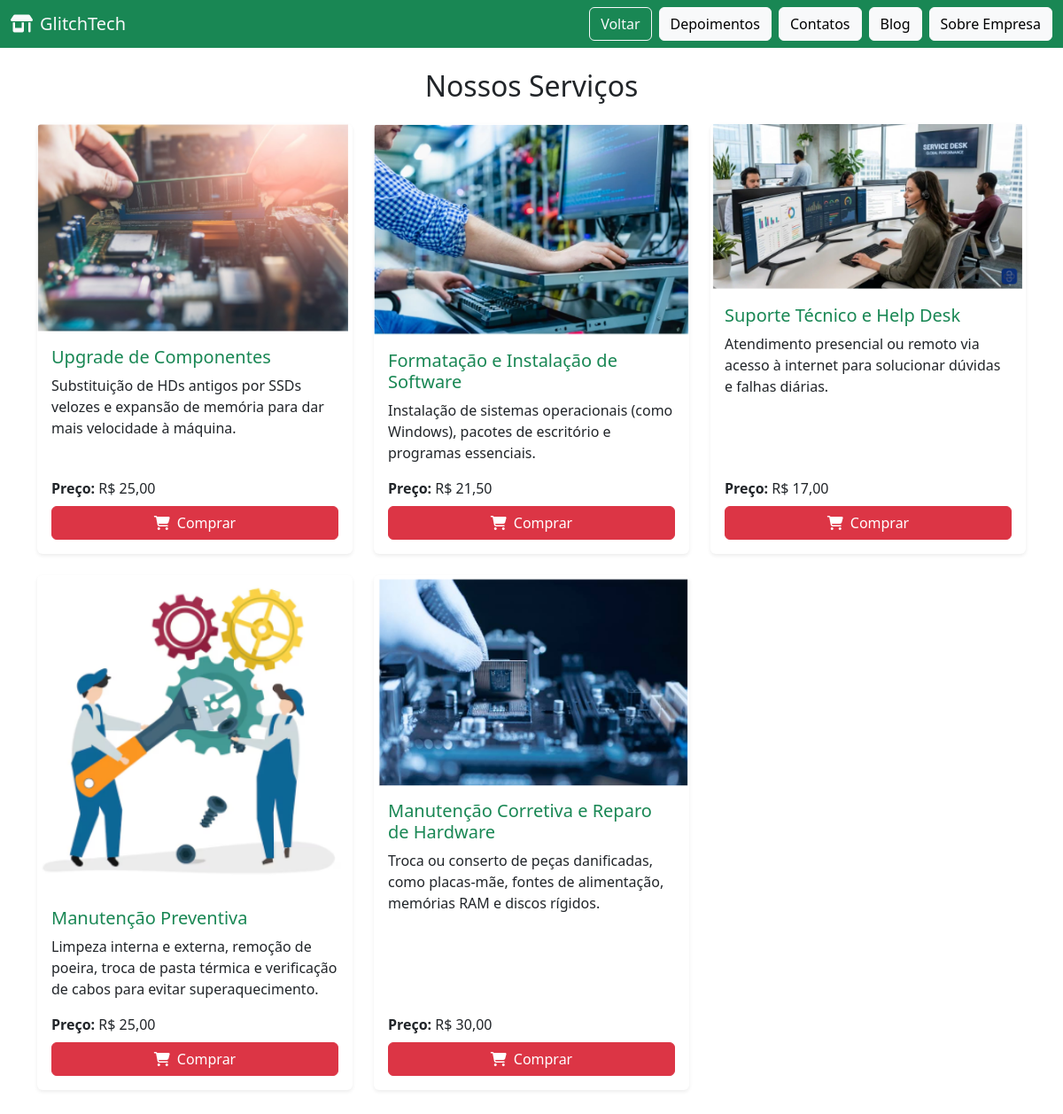
Page /servicos.php on the committed database.
### tables this page shows
CREATE TABLE `servicos` (
  `id` int(10) UNSIGNED NOT NULL,
  `titulo` varchar(140) NOT NULL,
  `descricao` text NOT NULL,
  `preco` decimal(10,2) NOT NULL,
  `imagem` varchar(255) NOT NULL,
  `alt_texto` varchar(140) NOT NULL
);

### servicos.php (the view, shortened to what this page needs)
<?php
require_once "conexao.php";
$sql = "SELECT id, titulo, descricao, preco, imagem, alt_texto FROM servicos ORDER BY id ASC";
$resultado = $conexao->query($sql);
$servicos = [];
if ($resultado && $resultado->num_rows > 0) {
    while ($linha = $resultado->fetch_assoc()) {
        $servicos[] = $linha;
    }
}
?>
<!doctype html>
<html lang="pt-BR">
  <head>
    <link href="https://cdn.jsdelivr.net/npm/bootstrap@5.3.8/dist/css/bootstrap.min.css" rel="stylesheet">
    <link rel="stylesheet" href="https://cdnjs.cloudflare.com/ajax/libs/font-awesome/6.5.1/css/all.min.css">
  </head>
  <body>
    <nav class="navbar bg-success mb-4" data-bs-theme="dark">
      <div class="container-fluid align-items-center">
        <a href="pagina-principal.html" class="navbar-brand mb-0 h1 text-light d-flex align-items-center gap-2">
          <i class="fa-solid fa-shop"></i> GlitchTech
        </a>
        <div class="d-flex gap-2 ms-auto">
          <a href="index.html" class="btn btn-outline-light">Voltar</a>
          <a href="depoimentos.html" class="btn btn-light">Depoimentos</a>
          <a href="contatos.html" class="btn btn-light">Contatos</a>
          <a href="blog.html" class="btn btn-light">Blog</a>
          <a href="sobre-empresa.html" class="btn btn-light">Sobre Empresa</a>
        </div>
      </div>
    </nav>
    <main class="container mb-5">
      <h1 class="h2 text-center mb-4">Nossos Serviços</h1>
      <div class="row row-cols-1 row-cols-md-3 g-4">
        <?php if (count($servicos) > 0): ?>
          <?php foreach ($servicos as $servico): ?>
            <?php
              $precoFormatado = "R$ " . number_format((float)$servico["preco"], 2, ",", ".");
            ?>
            <div class="col">
              <div class="card h-100 shadow-sm border-0">
                <img src="<?= htmlspecialchars($servico["imagem"], ENT_QUOTES, "UTF-8") ?>" class="card-img-top" alt="<?= htmlspecialchars($servico["alt_texto"], ENT_QUOTES, "UTF-8") ?>">
                <div class="card-body d-flex flex-column">
                  <h5 class="card-title text-success"><?= htmlspecialchars($servico["titulo"], ENT_QUOTES, "UTF-8") ?></h5>
                  <p class="card-text"><?= htmlspecialchars($servico["descricao"], ENT_QUOTES, "UTF-8") ?></p>
                  <div class="mt-auto">
                    <p class="mb-2"><strong>Preço:</strong> <?= htmlspecialchars($precoFormatado, ENT_QUOTES, "UTF-8") ?></p>
                    <button type="button"
                            class="btn btn-danger w-100"
                            data-bs-toggle="modal"
                            data-bs-target="#modalCompra"
                            data-nome="<?= htmlspecialchars($servico["titulo"], ENT_QUOTES, "UTF-8") ?>"
                            data-preco="<?= htmlspecialchars($precoFormatado, ENT_QUOTES, "UTF-8") ?>">
                      <i class="fa-solid fa-cart-shopping me-2"></i>Comprar
                    </button>
                  </div>
                </div>
              </div>
            </div>
          <?php endforeach; ?>
        <?php endif; ?>
      </div>
    </main>
  </body>
</html>

### rows in the picture
servicos: imagem (picture), titulo "Upgrade de Componentes", descricao "Substituição de HDs antigos por SSDs velozes e expansão de memória para dar mais velocidade à máquina.", preco "R$ 25,00"
servicos: imagem (picture), titulo "Formatação e Instalação de Software", descricao "Instalação de sistemas operacionais (como Windows), pacotes de escritório e programas essenciais.", preco "R$ 21,50"
servicos: imagem (picture), titulo "Suporte Técnico e Help Desk", descricao "Atendimento presencial ou remoto via acesso à internet para solucionar dúvidas e falhas diárias.", preco "R$ 17,00"
servicos: imagem (picture), titulo "Manutenção Preventiva", descricao "Limpeza interna e externa, remoção de poeira, troca de pasta térmica e verificação de cabos para evitar superaquecimento.", preco "R$ 25,00"
servicos: imagem (picture), titulo "Manutenção Corretiva e Reparo de Hardware", descricao "Troca ou conserto de peças danificadas, como placas-mãe, fontes de alimentação, memórias RAM e discos rígidos.", preco "R$ 30,00"
